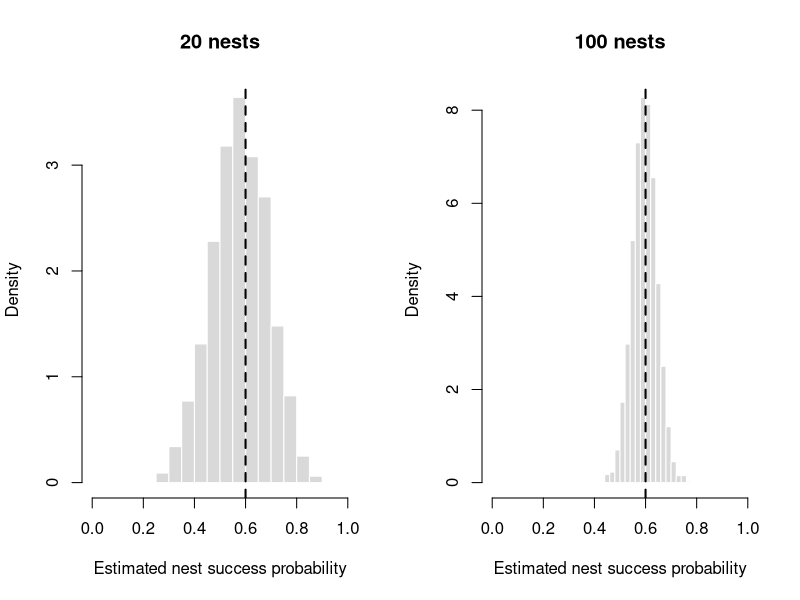

Recreate this plot in R.
## ---- chunk 1
set.seed(seed = 422)
p_true = 0.6
n_nests = 40
successful_nests = rbinom(n = 1, size = n_nests, prob = p_true)
p_hat = successful_nests / n_nests
c(successful_nests = successful_nests, estimate = p_hat)
## ---- chunk 2
set.seed(seed = 423)
n_studies = 2000
n_small = 20
n_large = 100

p_estimates_small = rbinom(
  n = n_studies, size = n_small, prob = p_true
) / n_small
p_estimates_large = rbinom(
  n = n_studies, size = n_large, prob = p_true
) / n_large

old_par = par(no.readonly = TRUE)
par(mfrow = c(1, 2))
hist(
  x = p_estimates_small, breaks = 20, probability = TRUE,
  xlim = c(0, 1), col = "grey85", border = "white",
  xlab = "Estimated nest success probability", ylab = "Density",
  main = "20 nests"
)
abline(v = p_true, lty = 2, lwd = 2)
hist(
  x = p_estimates_large, breaks = 20, probability = TRUE,
  xlim = c(0, 1), col = "grey85", border = "white",
  xlab = "Estimated nest success probability", ylab = "Density",
  main = "100 nests"
)
abline(v = p_true, lty = 2, lwd = 2)
par(old_par)
## ---- chunk 3
nest_summary = data.frame(
  n_nests = c(n_small, n_large),
  average_estimate = c(
    mean(p_estimates_small), mean(p_estimates_large)
  ),
  simulated_bias = c(
    mean(p_estimates_small) - p_true,
    mean(p_estimates_large) - p_true
  ),
  simulated_variance = c(
    var(p_estimates_small), var(p_estimates_large)
  ),
  simulated_se = c(
    sd(p_estimates_small), sd(p_estimates_large)
  ),
  simulated_mse = c(
    mean((p_estimates_small - p_true)^2),
    mean((p_estimates_large - p_true)^2)
  ),
  model_variance = p_true * (1 - p_true) /
    c(n_small, n_large)
)
round(nest_summary, digits = 4)
## ---- chunk 4
set.seed(seed = 433)
n_trees = 25
true_mu = 22
true_sigma = 4
true_variance = true_sigma^2
tree_heights = rnorm(
  n = n_trees, mean = true_mu, sd = true_sigma
)

mu_hat = mean(tree_heights)
variance_mm = mean((tree_heights - mu_hat)^2)
variance_with_var = var(tree_heights)
c(
  estimated_mean_m = mu_hat,
  variance_mm_m2 = variance_mm,
  variance_with_var_m2 = variance_with_var
)
## ---- chunk 5
set.seed(seed = 434)
n_studies = 2000
variance_estimates = replicate(
  n = n_studies,
  expr = {
    heights = rnorm(
      n = n_trees, mean = true_mu, sd = true_sigma
    )
    sample_mean = mean(heights)
    c(
      method_of_moments = mean((heights - sample_mean)^2),
      with_var = var(heights)
    )
  }
)

average_variance = rowMeans(variance_estimates)
simulated_bias = average_variance - true_variance
simulated_mse = rowMeans(
  (variance_estimates - true_variance)^2
)

variance_summary = data.frame(
  estimator = rownames(variance_estimates),
  average_variance_m2 = average_variance,
  simulated_bias_m2 = simulated_bias,
  simulated_mse_m4 = simulated_mse,
  row.names = NULL
)
variance_summary
## ---- chunk 6
mass_meanlog = log(30)
mass_sdlog = 0.8
true_median = exp(mass_meanlog)
true_mean = exp(mass_meanlog + mass_sdlog^2 / 2)
c(median_g = true_median, mean_g = true_mean)
## ---- chunk 7
set.seed(seed = 443)
n_animals = 12
body_mass = rlnorm(
  n = n_animals,
  meanlog = mass_meanlog, sdlog = mass_sdlog
)

sample_mean = mean(body_mass)
sample_median = median(body_mass)
estimated_se = sd(body_mass) / sqrt(n_animals)
c(
  sample_mean_g = sample_mean,
  sample_median_g = sample_median,
  estimated_se_g = estimated_se
)
## ---- chunk 8
critical_value = qt(p = 0.975, df = n_animals - 1)
mass_interval = c(
  lower = sample_mean - critical_value * estimated_se,
  upper = sample_mean + critical_value * estimated_se
)
mass_interval
## ---- chunk 9
coverage_for_size = function(n_animals, n_studies = 2000) {
  critical_value = qt(p = 0.975, df = n_animals - 1)
  covered = replicate(
    n = n_studies,
    expr = {
      mass = rlnorm(
        n = n_animals,
        meanlog = mass_meanlog, sdlog = mass_sdlog
      )
      estimate = mean(mass)
      se = sd(mass) / sqrt(n_animals)
      lower = estimate - critical_value * se
      upper = estimate + critical_value * se
      lower <= true_mean && true_mean <= upper
    }
  )
  mean(covered)
}

set.seed(seed = 444)
simulated_coverage = c(
  n_12 = coverage_for_size(n_animals = 12),
  n_100 = coverage_for_size(n_animals = 100)
)
simulated_coverage
